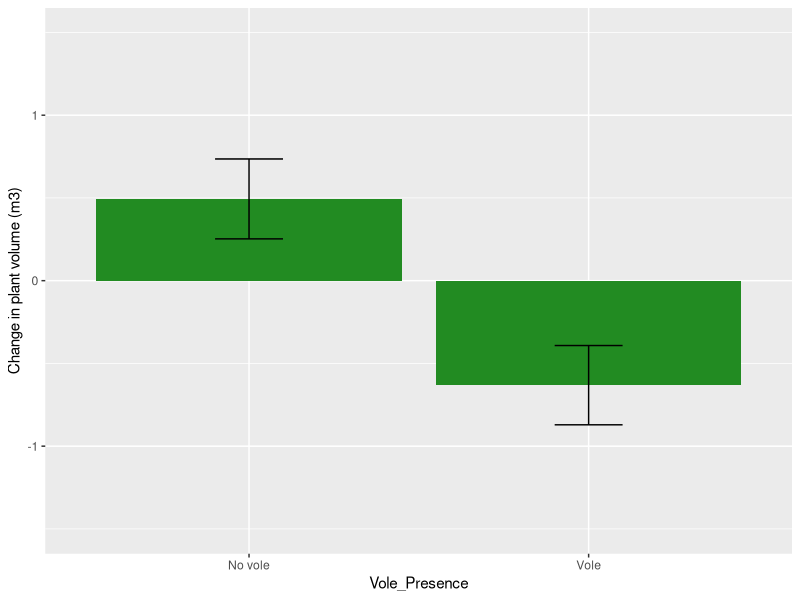
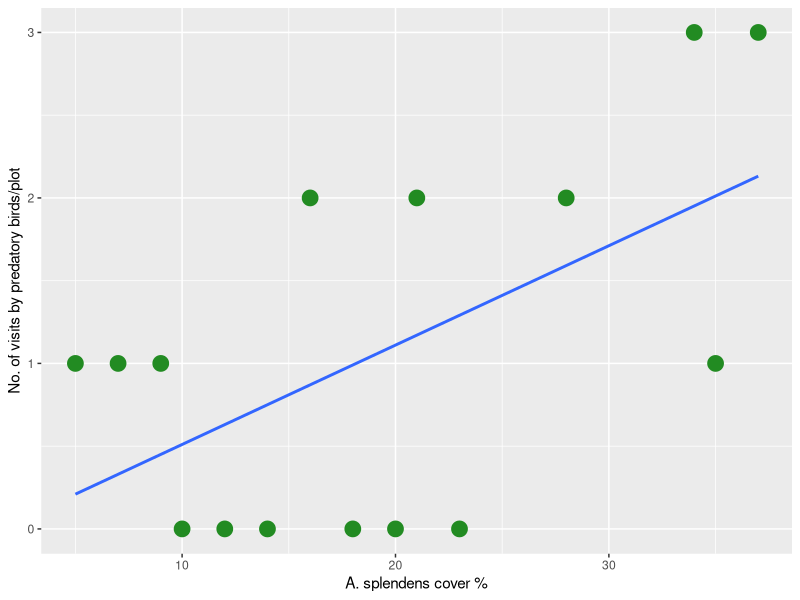
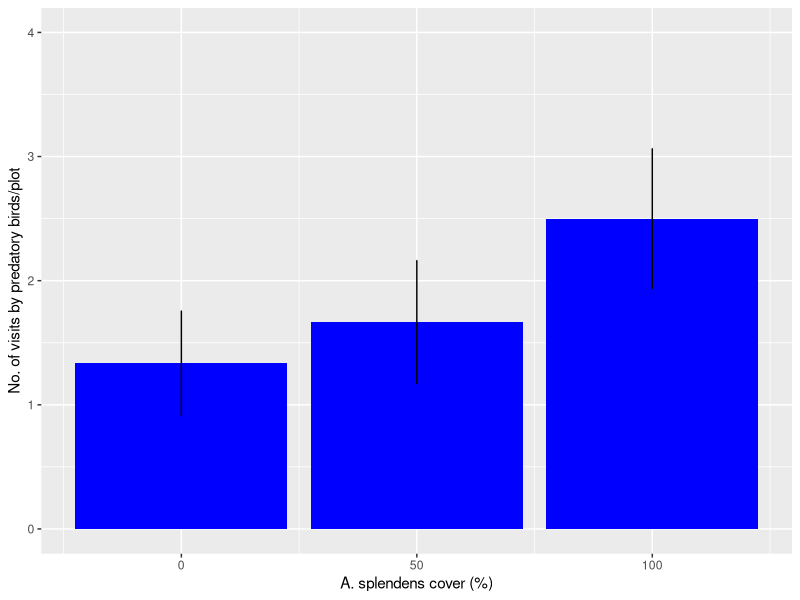
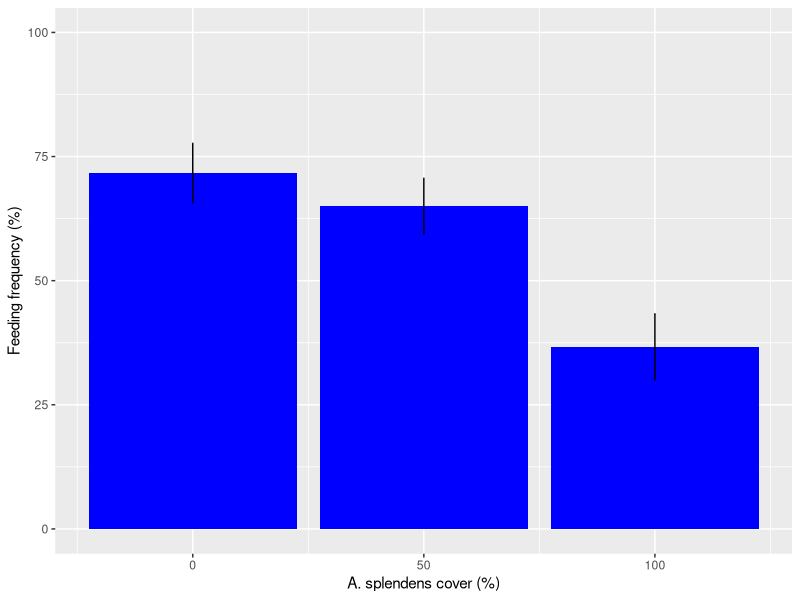
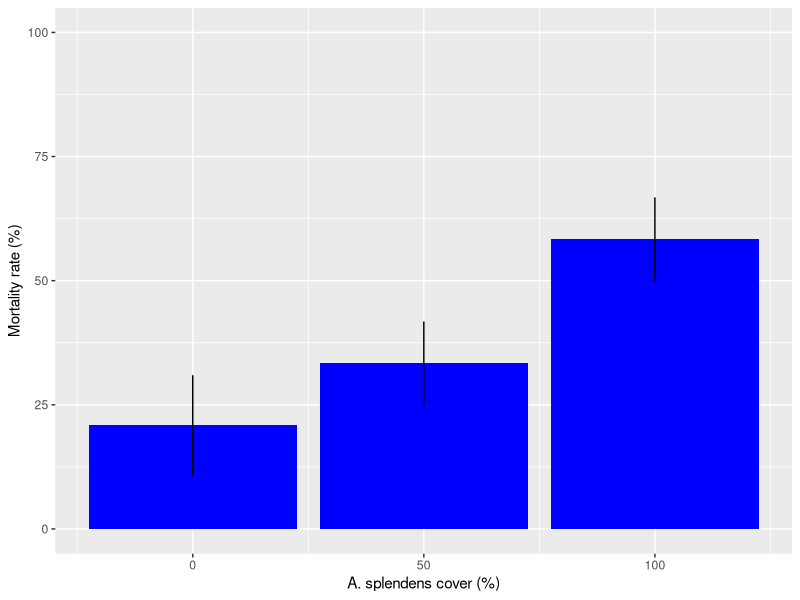

Reproduce these figures in R, in order.
## ---- chunk 1
knitr::opts_chunk$set(echo = TRUE)
## ---- chunk 2
library(dplyr)
library(tidyverse)
library(ggplot2)
library(ggpubr)
d <- read.csv("Ecosystem_engineers_and_predation_risk_data_-.csv")
head(d)
## ---- chunk 3
n <- d %>%
 group_by(Vole_Presence) %>%
  summarise_each(funs(mean,sd,se=sd(.)/sqrt(n())), Change_plantvol)
n  

g <- ggplot(n) +
  geom_col(aes(y=mean, x=Vole_Presence), fill="forestgreen") +
  geom_errorbar( aes(x=Vole_Presence,ymin=mean-se, ymax=mean+se), width=0.2, colour="black") +
ylab("Change in plant volume (m3)") + ylim(-1.5, 1.5)
g

## ---- chunk 4
# One way anova of change in plant volume predicted by vole presence.
one.aov <- aov(as.numeric(Change_plantvol) ~ Vole_Presence, data = d)
summary(one.aov)

## ---- chunk 5
m <- d[ ,c(7,11)] 
m

ggplot(m, aes(x=as.numeric(Plant_cover), y=as.numeric(Birds_total15))) +
  geom_point(colour = "forestgreen", size = 5) + 
  geom_smooth(method = "lm", se=FALSE) +
  xlab("A. splendens cover %") + ylab("No. of visits by predatory birds/plot")

  
## ---- chunk 6
p <- d[1:15 ,7]
b <- d[1:15 ,11]

n <- lm(data = d, Birds_total15 ~ Plant_cover, na.omit=TRUE)
n

res <- cor.test(as.numeric(p), as.numeric(b), 
                    method = "pearson")
res


## ---- chunk 7


o <- d[1:18, c(18, 20, 21, 24)]
o <- data.frame(sapply(o, function(x) as.numeric(as.character(x))))
head(o)

a <- o %>% group_by(Plant_cover2) %>% 
  summarise_each(funs(mean,sd,se=sd(.)/sqrt(n())), 1:3) 
head (a)

g1 <- ggplot(a, aes(x=Plant_cover2, y=Bird_visit6_mean)) +
  geom_col(fill="blue") + 
  geom_errorbar( aes(x=Plant_cover2,ymin=Bird_visit6_mean-Bird_visit6_se, ymax=Bird_visit6_mean+Bird_visit6_se), width=0.2, colour="black") +
  xlab("A. splendens cover (%)") + ylab("No. of visits by predatory birds/plot") +
scale_x_continuous(breaks=c(0,50,100)) + ylim(0,4)
g1
## ---- chunk 8
g2 <- ggplot(a, aes(x=Plant_cover2, y=Feeding_freq_mean)) +
  geom_col(fill="blue") +
  geom_errorbar( aes(x=Plant_cover2,ymin=Feeding_freq_mean-Feeding_freq_se, ymax=Feeding_freq_mean+Feeding_freq_se), width=0.2, colour="black") +
  xlab("A. splendens cover (%)") + ylab("Feeding frequency (%)") +
  scale_x_continuous(breaks=c(0,50,100)) + scale_y_continuous(breaks=c(0, 20, 40, 60, 80, 100)) + ylim(0,100)
g2
## ---- chunk 9
g3 <- ggplot(a, aes(x=Plant_cover2, y=Vole_mortality_mean)) +
  geom_col(fill="blue") +
  geom_errorbar( aes(x=Plant_cover2,ymin=Vole_mortality_mean-Vole_mortality_se, ymax=Vole_mortality_mean+Vole_mortality_se), width=0.2, colour="black") +
xlab("A. splendens cover (%)") + ylab("Mortality rate (%)") + 
  scale_x_continuous(breaks=c(0,50,100)) + ylim(0,100)
g3

